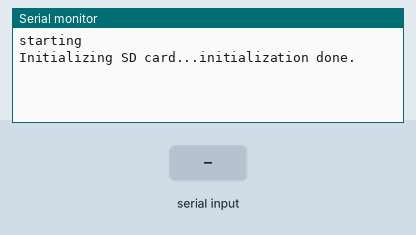
Simulated run of this sketch. Board: Arduino Uno, built with avr-gcc and run on an emulated ATmega328P. On the bench: the last lines printed to the serial monitor. Inputs (shaded band) come from the test bench. Storage starts empty.

Above: at 1.2 s.
1.3 s: "1\n" received over Serial
At 2.0 s:
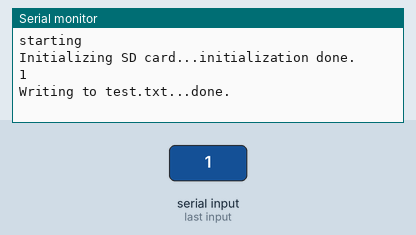
2.8 s: "0\n" received over Serial
At 4.0 s:
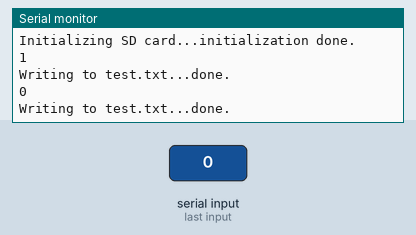
4.3 s: "2\n" received over Serial
At 5.5 s:
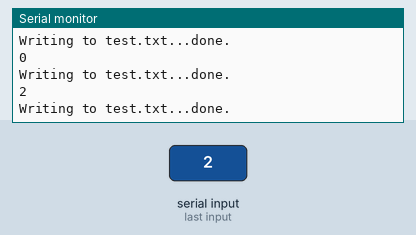

The sketch:

receiver_code.ino
```cpp
//#include <SoftwareSerial.h>
//SoftwareSerial HC12(10, 11); // HC-12 TX Pin, HC-12 RX Pin
#include <SPI.h>
#include <SD.h>

const byte csSD = 13;   //SPI chip select pin

String incoming;
File myFile;

void setup() {
  Serial.begin(9600);             // Serial port to computer
//  HC12.begin(9600);               // Serial port to HC12
  Serial.println("starting");
  initSD();
}


void loop()
{

//  while (HC12.available()) {             // If HC-12 has data
  while (Serial.available()) {             // If HC-12 has data
//    incomingByte = HC12.read();          // Store each icoming byte from HC-12
    incoming = Serial.readStringUntil('\n');          // Store each icoming byte from HC-12
    Serial.println(incoming);
    delay(5);
    myFile = SD.open("test.txt", FILE_WRITE);
      if (myFile)
      {
         Serial.print("Writing to test.txt...");
         myFile.println(incoming);
         myFile.close();
         Serial.println("done.");
      }
      else
      {
         // if the file didn't open, print an error:
         Serial.println("error opening test.txt");
      }
      }
//
}


void initSD()
{
   Serial.print("Initializing SD card...");
   if (!SD.begin(csSD))
   {
      Serial.println("initialization failed!");
      while (1);
   }
   Serial.println("initialization done.");
}
```

Measured:
- after the input at 1.3 s, the serial monitor: prints a new line at once (image 1)
- after the input at 2.8 s, the serial monitor: prints a new line at once (image 2)
- after the input at 4.3 s, the serial monitor: prints a new line at once (image 3)
